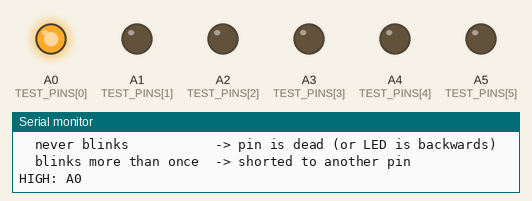
A sketch run on a simulated Arduino Uno, built with avr-gcc and run on an emulated ATmega328P. Parts: output pins drawn as LEDs (lit = HIGH), the last lines printed to the serial monitor.

Above: at 0.5 s.
At 1.5 s:
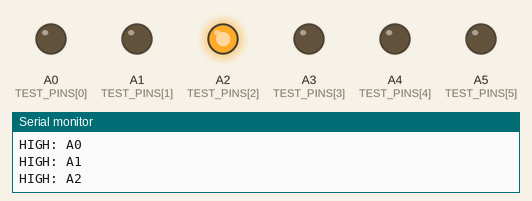
At 2.0 s:
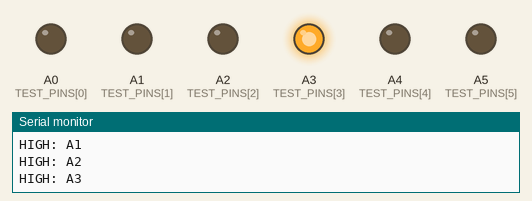
At 3.0 s:
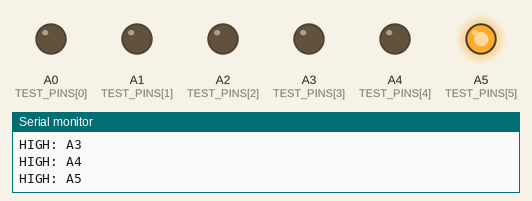
At 4.0 s:
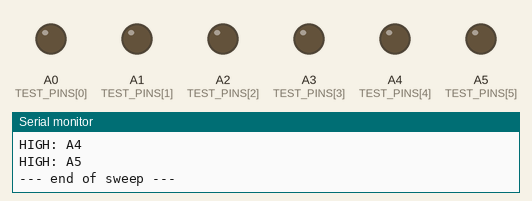
At 5.5 s:
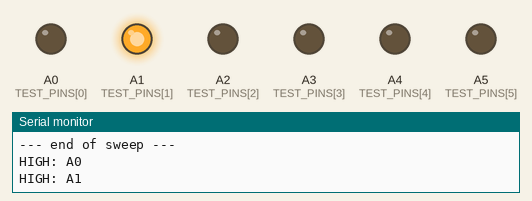
Timing chart, 0 to 6.1 s (numbered marks = the images above):
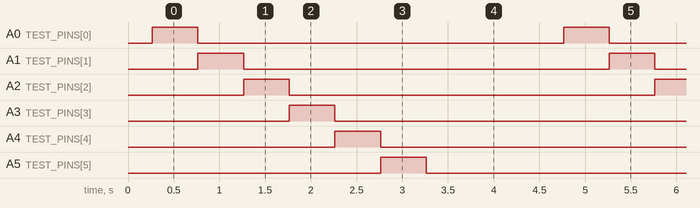

Measured:
- by itself, A0 (TEST_PINS[0]), A1 (TEST_PINS[1]), A2 (TEST_PINS[2]), A3 (TEST_PINS[3]), A4 (TEST_PINS[4]), A5 (TEST_PINS[5]): alternates HIGH for 0.50 s and LOW for 4.0 s
- by itself, everything shown: repeats every 4.5 s, in 7 steps

The sketch:

PinTest.ino
```cpp
// Standalone pin test - sweeps A0-A5 one at a time so each can be checked
// with an LED. Not part of the car firmware: upload this instead of
// CarControl.ino to test pins, then re-upload CarControl.ino when done.
//
// Wiring for the LED:
//   LED long leg (anode)  -> the pin under test
//   LED short leg (cathode) -> resistor (220-330 ohm) -> GND
//
// The resistor is not optional. An LED straight across a pin can draw
// enough current to damage the pin - which is the opposite of helpful when
// the whole point is finding out whether a pin is already damaged.
//
// Disconnect the LCD (or anything else) from A4/A5 before running this.
// Other devices on those lines have their own pull-up resistors and will
// muddy the result.
//
// Pins are swept one at a time rather than blinked together on purpose: if
// two pins are shorted to each other, an LED in one will also light during
// the other's turn, which an all-at-once blink would hide.

const int TEST_PINS[] = {A0, A1, A2, A3, A4, A5};
const char* PIN_NAMES[] = {"A0", "A1", "A2", "A3", "A4", "A5"};
const int PIN_COUNT = sizeof(TEST_PINS) / sizeof(TEST_PINS[0]);

const unsigned long ON_MS = 500;        // how long each pin stays HIGH
const unsigned long CYCLE_GAP_MS = 1500; // all-off gap marking the end of a sweep

void setup() {
  Serial.begin(9600);
  for (int i = 0; i < PIN_COUNT; i++) {
    pinMode(TEST_PINS[i], OUTPUT);
    digitalWrite(TEST_PINS[i], LOW);
  }

  Serial.println();
  Serial.println("=== A0-A5 pin test ===");
  Serial.println("Each pin goes HIGH for 500ms in turn, then a 1.5s all-off gap.");
  Serial.println("Put the LED on one pin and watch it for a few full sweeps:");
  Serial.println("  blinks once per sweep  -> pin is fine");
  Serial.println("  never blinks           -> pin is dead (or LED is backwards)");
  Serial.println("  blinks more than once  -> shorted to another pin");
  Serial.println();
}

void loop() {
  for (int i = 0; i < PIN_COUNT; i++) {
    Serial.print("HIGH: ");
    Serial.println(PIN_NAMES[i]);

    digitalWrite(TEST_PINS[i], HIGH);
    delay(ON_MS);
    digitalWrite(TEST_PINS[i], LOW);
  }

  Serial.println("--- end of sweep ---");
  Serial.println();
  delay(CYCLE_GAP_MS);
}
```
